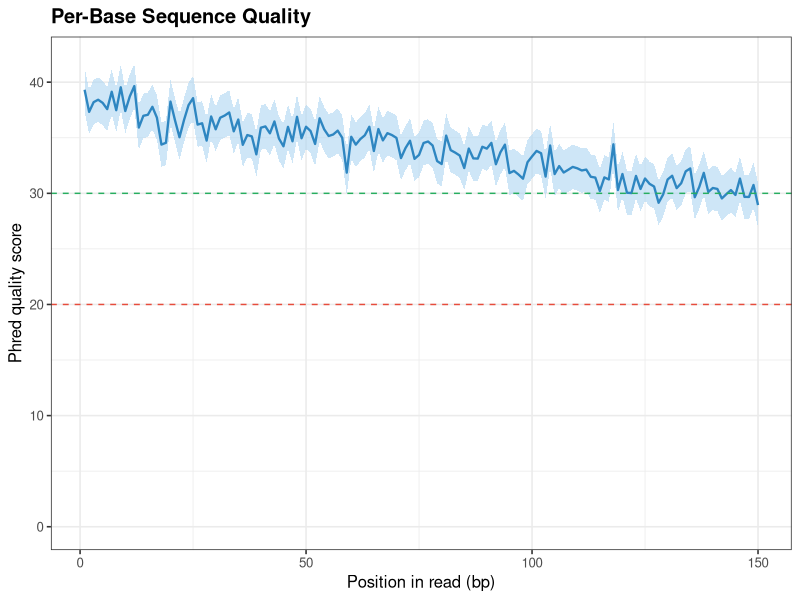
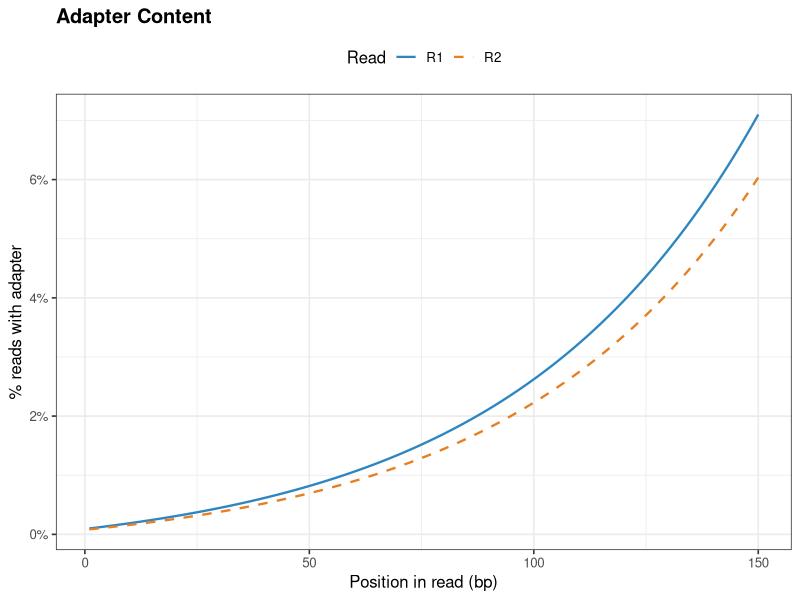
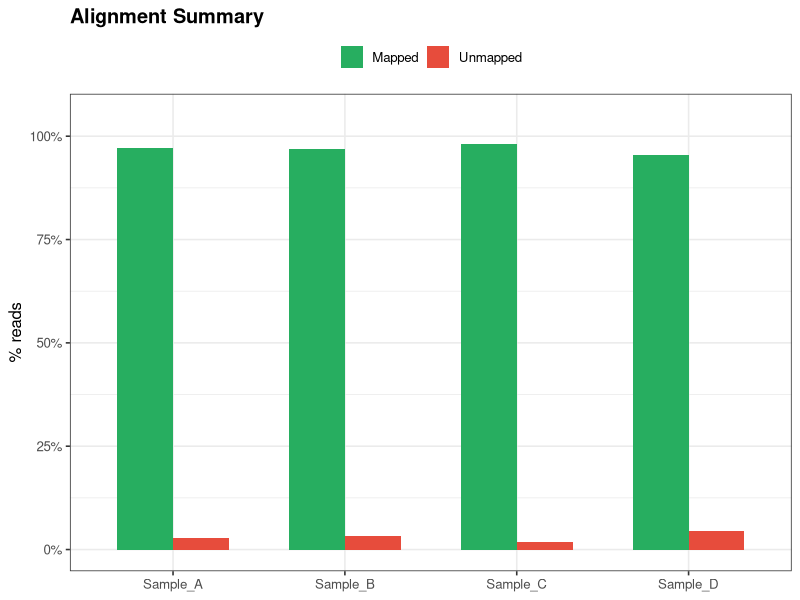
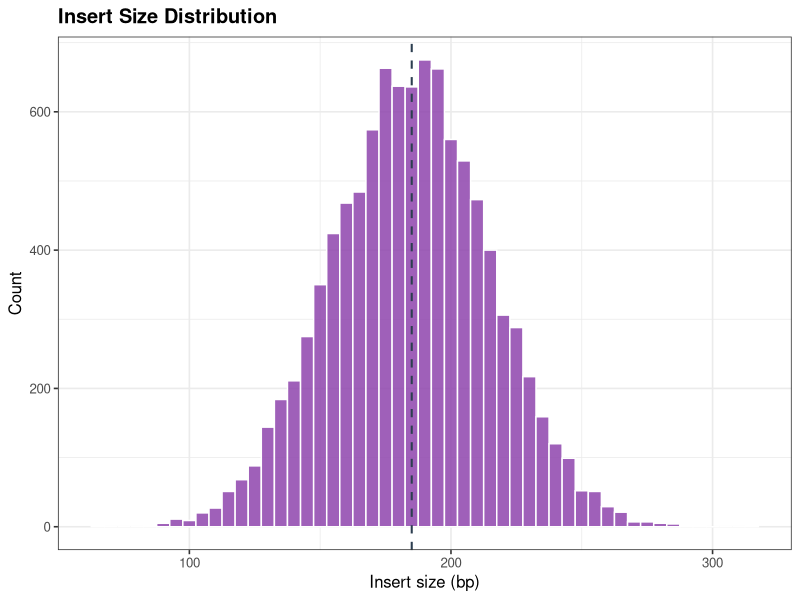
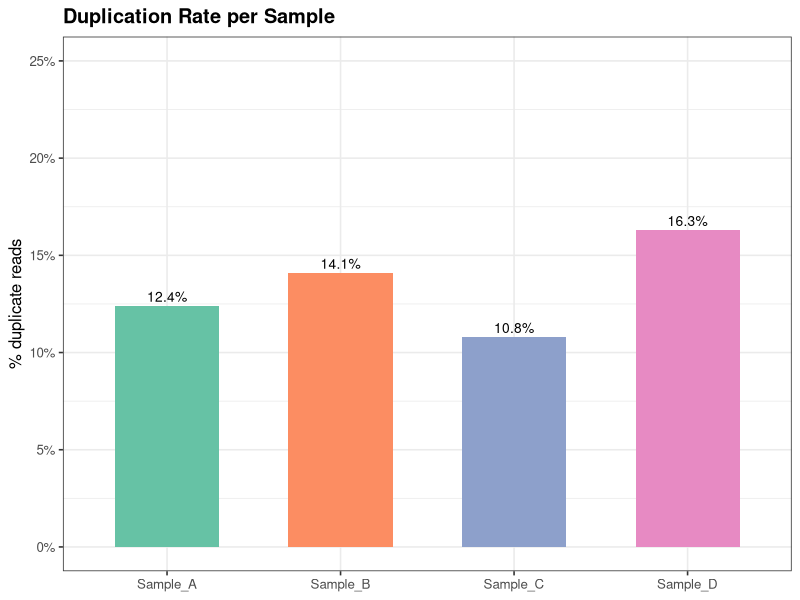
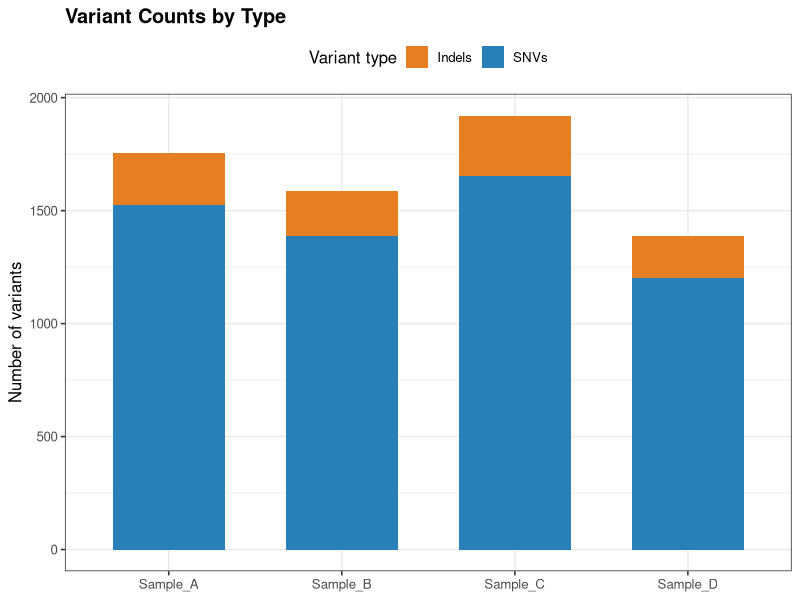

R code for these plots, in order:
#!/usr/bin/env Rscript
# generate_example_plots.R
# Generates example QC plots (ggplot2) mimicking MultiQC / pipeline QC outputs.
# Usage: Rscript scripts/generate_example_plots.R [output_dir]
# Saves PNGs to output_dir (default: docs/test_report/plots).

suppressPackageStartupMessages({
  library(ggplot2)
})

cmd_args    <- commandArgs(trailingOnly = TRUE)
output_dir <- if (length(cmd_args) >= 1) cmd_args[1] else "docs/test_report/plots"
dir.create(output_dir, showWarnings = FALSE, recursive = TRUE)

save_plot <- function(p, filename, width = 7, height = 4) {
  path <- file.path(output_dir, filename)
  ggsave(path, p, width = width, height = height, dpi = 150)
  message("Saved: ", path)
}

# ── 1. Per-base sequence quality ──────────────────────────────────────────────
set.seed(42)
pos  <- 1:150
qual <- 38 - (pos / 150) * 8 + rnorm(150, 0, 1)
qual <- pmax(pmin(qual, 40), 20)
df_qual <- data.frame(
  position = pos,
  median   = qual,
  q25      = qual - 2,
  q75      = qual + 2
)
p_qual <- ggplot(df_qual, aes(x = position)) +
  geom_ribbon(aes(ymin = q25, ymax = q75), fill = "#aed6f1", alpha = 0.6) +
  geom_line(aes(y = median), color = "#2e86c1", linewidth = 0.8) +
  geom_hline(yintercept = 30, linetype = "dashed", color = "#27ae60", linewidth = 0.5) +
  geom_hline(yintercept = 20, linetype = "dashed", color = "#e74c3c", linewidth = 0.5) +
  scale_y_continuous(limits = c(0, 42), breaks = seq(0, 40, 10)) +
  labs(
    title = "Per-Base Sequence Quality",
    x     = "Position in read (bp)",
    y     = "Phred quality score"
  ) +
  theme_bw(base_size = 12) +
  theme(plot.title = element_text(face = "bold"))
save_plot(p_qual, "fastqc_per_base_quality.png")

# ── 2. Adapter content ────────────────────────────────────────────────────────
adapter_pct <- 0.5 * exp(seq(0, log(15), length.out = 150)) - 0.4
adapter_pct <- pmax(adapter_pct, 0)
df_adapter <- data.frame(
  position   = pos,
  adapter_r1 = adapter_pct,
  adapter_r2 = adapter_pct * 0.85
)
p_adapter <- ggplot(df_adapter, aes(x = position)) +
  geom_line(aes(y = adapter_r1, color = "R1"), linewidth = 0.8) +
  geom_line(aes(y = adapter_r2, color = "R2"), linewidth = 0.8, linetype = "dashed") +
  scale_color_manual(values = c("R1" = "#2e86c1", "R2" = "#e67e22")) +
  scale_y_continuous(labels = function(x) paste0(x, "%")) +
  labs(
    title  = "Adapter Content",
    x      = "Position in read (bp)",
    y      = "% reads with adapter",
    color  = "Read"
  ) +
  theme_bw(base_size = 12) +
  theme(plot.title = element_text(face = "bold"), legend.position = "top")
save_plot(p_adapter, "fastqc_adapter_content.png")

# ── 3. Alignment summary ──────────────────────────────────────────────────────
samples   <- paste0("Sample_", LETTERS[1:4])
aln_stats <- data.frame(
  sample    = rep(samples, 3),
  category  = rep(c("Mapped", "Duplicates", "Unmapped"), each = 4),
  pct       = c(97.2, 96.8, 98.1, 95.5,
                12.4, 14.1, 10.8, 16.3,
                2.8,  3.2,  1.9,  4.5)
)
p_aln <- ggplot(
  aln_stats[aln_stats$category != "Duplicates", ],
  aes(x = sample, y = pct, fill = category)
) +
  geom_bar(stat = "identity", position = "dodge", width = 0.65) +
  scale_fill_manual(values = c("Mapped" = "#27ae60", "Unmapped" = "#e74c3c")) +
  scale_y_continuous(limits = c(0, 105), labels = function(x) paste0(x, "%")) +
  labs(
    title = "Alignment Summary",
    x     = NULL,
    y     = "% reads",
    fill  = NULL
  ) +
  theme_bw(base_size = 12) +
  theme(plot.title = element_text(face = "bold"), legend.position = "top")
save_plot(p_aln, "alignment_stats.png")

# ── 4. Insert size distribution ───────────────────────────────────────────────
ins_sizes <- data.frame(
  insert_size = rnorm(10000, mean = 185, sd = 30)
)
ins_sizes$insert_size <- round(pmax(ins_sizes$insert_size, 50))
p_ins <- ggplot(ins_sizes, aes(x = insert_size)) +
  geom_histogram(binwidth = 5, fill = "#8e44ad", color = "white", alpha = 0.85) +
  geom_vline(xintercept = 185, linetype = "dashed", color = "#2c3e50", linewidth = 0.7) +
  labs(
    title = "Insert Size Distribution",
    x     = "Insert size (bp)",
    y     = "Count"
  ) +
  theme_bw(base_size = 12) +
  theme(plot.title = element_text(face = "bold"))
save_plot(p_ins, "insert_size_distribution.png")

# ── 5. Duplication rate ───────────────────────────────────────────────────────
dup_data <- data.frame(
  sample  = samples,
  dup_pct = c(12.4, 14.1, 10.8, 16.3)
)
p_dup <- ggplot(dup_data, aes(x = sample, y = dup_pct, fill = sample)) +
  geom_bar(stat = "identity", width = 0.6, show.legend = FALSE) +
  geom_text(aes(label = paste0(dup_pct, "%")), vjust = -0.4, size = 3.5) +
  scale_fill_brewer(palette = "Set2") +
  scale_y_continuous(limits = c(0, 25), labels = function(x) paste0(x, "%")) +
  labs(
    title = "Duplication Rate per Sample",
    x     = NULL,
    y     = "% duplicate reads"
  ) +
  theme_bw(base_size = 12) +
  theme(plot.title = element_text(face = "bold"))
save_plot(p_dup, "duplication_rate.png")

# ── 6. Variant calling stats (Ti/Tv + counts) ─────────────────────────────────
vc_data <- data.frame(
  sample   = rep(samples, 2),
  category = rep(c("SNVs", "Indels"), each = 4),
  count    = c(1523, 1389, 1654, 1201,
               234,  198,  267,  187)
)
p_vc <- ggplot(vc_data, aes(x = sample, y = count, fill = category)) +
  geom_bar(stat = "identity", position = "stack", width = 0.65) +
  scale_fill_manual(values = c("SNVs" = "#2980b9", "Indels" = "#e67e22")) +
  labs(
    title = "Variant Counts by Type",
    x     = NULL,
    y     = "Number of variants",
    fill  = "Variant type"
  ) +
  theme_bw(base_size = 12) +
  theme(plot.title = element_text(face = "bold"), legend.position = "top")
save_plot(p_vc, "variant_calling_stats.png")

message("\nAll example plots written to: ", output_dir)
